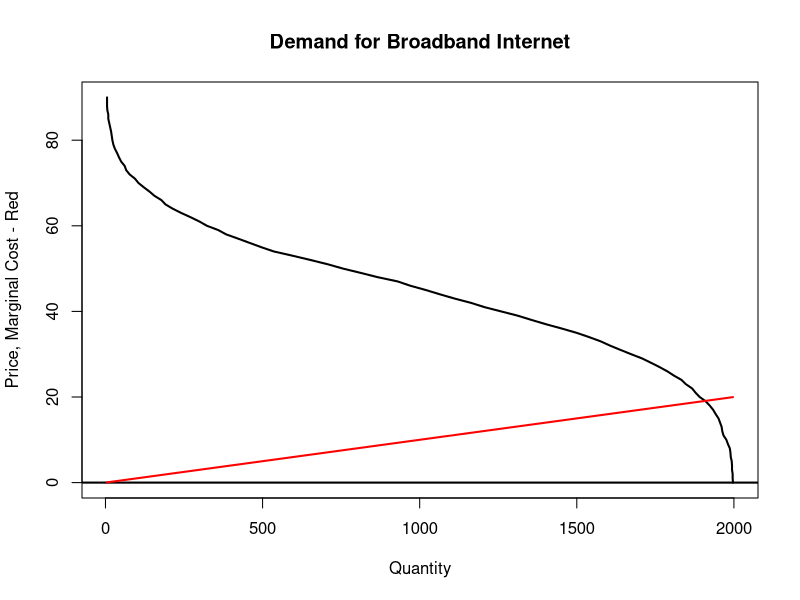

Write the R code that produced this figure. (Note: this script raises an error after producing the figure.)
## ---- chunk 1

npeep <- 2000 # Number of potential consumers
 
wtp <- 45 + rnorm(npeep)*15 # Each person has a different willingness to pay 

## ---- chunk 2

maxop <- 90 # Max offering price
op <- 0:maxop # Offering price ranges from 0 to maxop
qd <- rep(NA,length(op)) # Quantity demanded
for (i in 1:length(op)) qd[i] <- sum(wtp>=op[i])
 
mc <- qd*.01

## ---- chunk 3

plot(qd, op, type="l", xlab="Quantity", ylab="Price, Marginal Cost - Red", 
      main="Demand for Broadband Internet", lwd=2)
abline(h=0, lwd=2)
lines(qd, mc, col="red", lwd=2)


## ---- chunk 4

tr <- tp <- tc <- rep(NA,length(op)) # Total revenue, total profit, total cost vectors

## ---- chunk 5

tr <- qd*op
tp <- tr-tc
 
minmax <- function(...) c(min(...),max(...))

plot(minmax(op),minmax(tr,tp), type="n", ylab="Total Revenue - Blue, Total Profit - Red", 
     xlab="Price", 
     main="We can see optimal pricing for the monopolist is around 39 dollars")

grid()
abline(h=0, lwd=2)
abline(v=39, col="red", lwd=2)
lines(op,tr, col="blue", lwd=3)
lines(op,tp, col="red", lwd=2)
## ---- chunk 6

cs <- tr
for (i in 1:length(op)) cs[i] <- sum((wtp[wtp>=op[i]]-op[i]))
 
tts <- cs+tp
 
op[tts==max(tts)] # Check the optimatal societal price
 
plot(c(min(op),max(op)),c(min(cs,tp),max(cs,tp)), type="n",
     main="Optimal societal pricing is at\n mc=wtp which is $19",
     xlab="Price",
     ylab="purple=CS, blue=PS, black=TS")
lines(op, cs, col="purple", lwd=2)
lines(op, tp, col="blue", lwd=2)
lines(op, tts, lwd=2)
abline(h=0,col="red", lwd=2)
